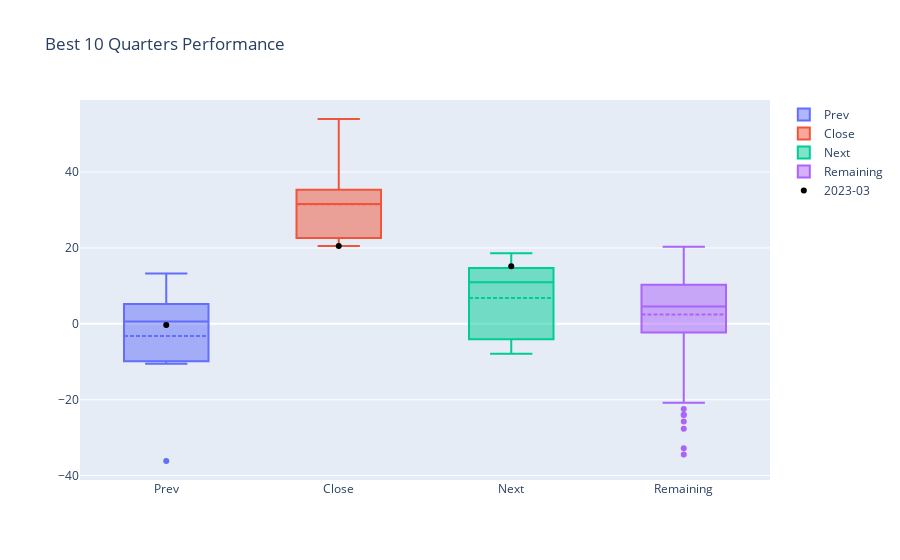

The notebook cell this image was saved under:
### Code cell
fig=go.Figure()
for col in best_use.columns:
    fig.add_trace(go.Box(name=col,y=best_use[col]*100,boxmean=True))
fig.add_trace(go.Box(name='Remaining',y=best_quarters_perf['Close']*100,boxmean=True))
fig.add_trace(go.Scatter(name='2023-03',marker=dict(color='black'),mode='markers',x=best_use.columns,y=best_use.loc['2023-03'].values[0]*100))
fig.update_layout(title='Best 10 Quarters Performance')
fig.show()
#the previous quarter is typically not anything spectacular.

### Figure 1 — Plotly figure (JSON) as saved in the notebook; plotly's stock layout.template omitted (floating-point values rounded to 4 significant figures)
{"data": [{"boxmean": true, "name": "Prev", "type": "box", "y": [-0.2867, 6.481, -9.691, -10.53, 2.844, 13.26, -36.16, 0.6087, 4.839, null]}, {"boxmean": true, "name": "Close", "type": "box", "y": [20.49, 20.96, 23.2, 29.99, 31.57, 32.1, 34.98, 36.46, 53.99, null]}, {"boxmean": true, "name": "Next", "type": "box", "y": [15.16, -5.065, 9.559, 12.42, 1.72, -4.043, -7.878, 14.73, 18.61, 12.52]}, {"boxmean": true, "name": "Remaining", "type": "box", "y": [12.52, 9.24, -15.45, 8.595, -23.97, 10.89, 9.099, -5.11, -1.09, 4.769, 10.07, 10.66, -1.129, -4.776, 11.88, -25.75, 13.12, 15.07, -2.359, -6.754, 3.969, 15.01, -0.2124, 1.866, 4.531, 4.067, -3.847, -5.917, 9.312, 2.646, 10.61, 20.32, 8.745, -1.513, 5.807, 11.09, 8.899, 11.36, -2.959, 20.1, 14.61, 9.038, -14.42, -5.133, -34.42, -32.82, 16.33, -27.63, -20.82, 18.24, 3.483, 17.97, 8.489, 12.6, -2.01, 5.439, -6.851, 14.75, -8.549, 0.7413, 7.241, 2.718, 3.553, -7.538, 5.009, 6.213, 0.88, 9.126, 8.118, -0.2955, -14.53, 3.096, -13.2, -24.02, 2.093, 19.42, 16.36, 8.221, 5.27, -11.19, 14.89, 11.0, 5.462, -0.5951, -7.995, 7.014, -4.939, 5.929, 3.225, 10.61, 11.62, 0.1041, 7.057, 5.195, 4.614, 2.299, 1.455, -4.906, 9.859, -2.386, -1.471, 10.37, -0.2478, 11.77, 3.876, 5.886, 6.976, 2.888, 6.985, 8.335, -17.01, 16.57, 3.962, 1.022, 12.69, 12.88, 1.576, 11.18, 0.9263, 11.1, -9.078, -22.47, -4.629]}, {"marker": {"color": "black"}, "mode": "markers", "name": "2023-03", "type": "scatter", "x": ["Prev", "Close", "Next"], "y": [-0.2867, 20.49, 15.16]}], "layout": {"title": {"text": "Best 10 Quarters Performance"}}}
